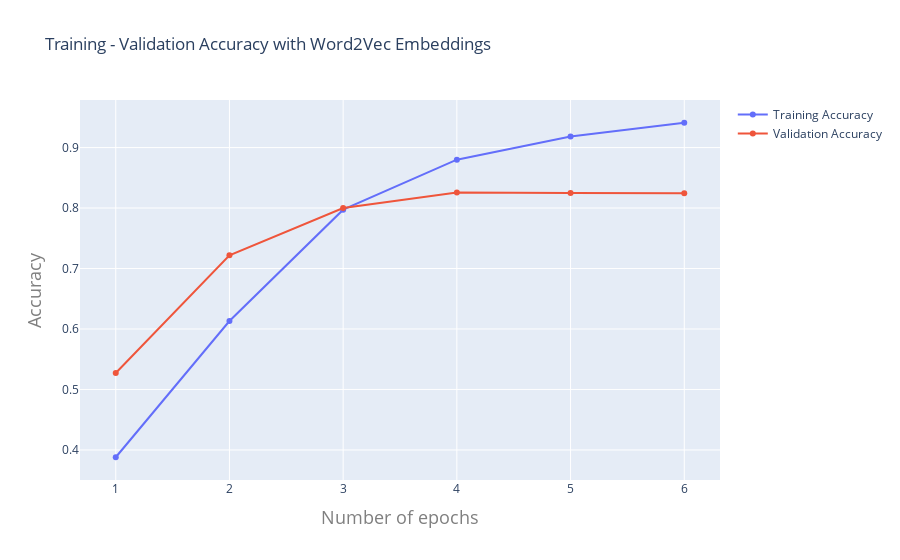

Notebook code for this chart:
### Markdown cell above
### Training - Validation Accuracy

### Code cell
metric_to_plot = "accuracy"
epochs = list(range(1, max(history.epoch) + 2))
training_loss = history.history[metric_to_plot]
validation_loss = history.history["val_" + metric_to_plot]

trace1 = {
    "mode": "lines+markers",
    "name": "Training Accuracy",
    "type": "scatter",
    "x": epochs,
    "y": training_loss
}

trace2 = {
    "mode": "lines+markers",
    "name": "Validation Accuracy",
    "type": "scatter",
    "x": epochs,
    "y": validation_loss
}

data = Data([trace1, trace2])
layout = {
    "title": "Training - Validation Accuracy with Word2Vec Embeddings",
    "xaxis": {
        "title": "Number of epochs",
        "titlefont": {
            "size": 18,
            "color": "#7f7f7f"
        }
    },
    "yaxis": {
        "title": "Accuracy",
        "titlefont": {
            "size": 18,
            "color": "#7f7f7f"
        }
    }
}
fig = Figure(data=data, layout=layout)
fig.update_layout(hovermode="x unified")
fig.show()

### Figure 1 — Plotly figure (JSON) as saved in the notebook; plotly's stock layout.template omitted (floating-point values rounded to 4 significant figures)
{"data": [{"mode": "lines+markers", "name": "Training Accuracy", "type": "scatter", "x": [1, 2, 3, 4, 5, 6], "y": [0.3879, 0.6132, 0.7973, 0.8799, 0.9185, 0.941]}, {"mode": "lines+markers", "name": "Validation Accuracy", "type": "scatter", "x": [1, 2, 3, 4, 5, 6], "y": [0.5272, 0.7218, 0.8, 0.8256, 0.825, 0.8245]}], "layout": {"hovermode": "x unified", "title": {"text": "Training - Validation Accuracy with Word2Vec Embeddings"}, "xaxis": {"title": {"font": {"color": "#7f7f7f", "size": 18}, "text": "Number of epochs"}}, "yaxis": {"title": {"font": {"color": "#7f7f7f", "size": 18}, "text": "Accuracy"}}}}
